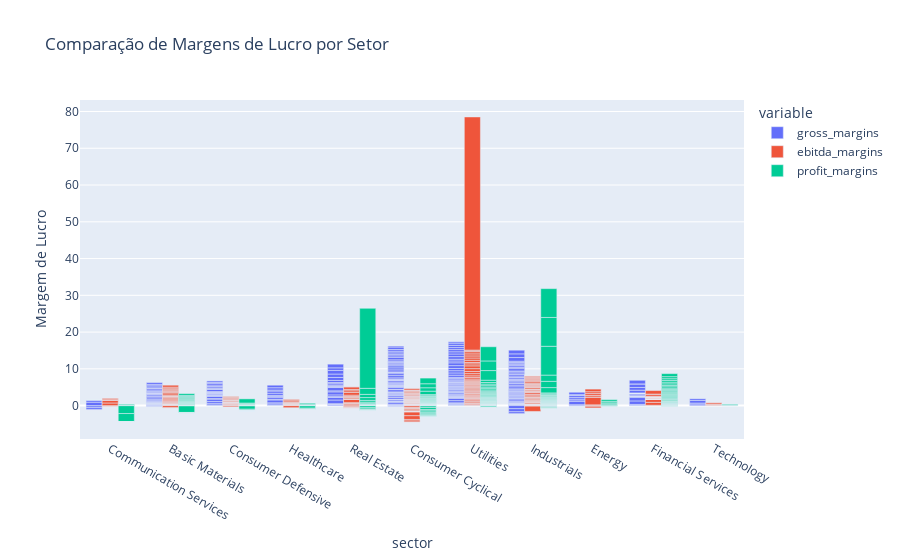

The notebook cell this image was saved under:
### Markdown cell above
#### Comparação de Margens de Lucro (Profit Margins)

### Code cell
df = df_fundamentals_book.sort_values(by=['profit_margins'], ascending=True)

fig = px.bar(df, x='sector', y=['gross_margins', 'ebitda_margins', 'profit_margins'],
             hover_name="long_name",
             title='Comparação de Margens de Lucro por Setor',
             labels={'value': 'Margem de Lucro'},
             barmode='group')
fig.show()

### Figure 1 — Plotly figure (JSON) as saved in the notebook; plotly's stock layout.template omitted (floating-point values rounded to 4 significant figures; data arrays with more than 128 entries replaced by an {"elided": "..."} marker saying what was removed)
{"data": [{"alignmentgroup": "True", "hovertemplate": "<b>%{hovertext}</b><br><br>variable=gross_margins<br>sector=%{x}<br>Margem de Lucro=%{y}<extra></extra>", "hovertext": {"elided": "291 str values"}, "legendgroup": "gross_margins", "marker": {"color": "#636efa", "pattern": {"shape": ""}}, "name": "gross_margins", "offsetgroup": "gross_margins", "orientation": "v", "showlegend": true, "textposition": "auto", "type": "bar", "x": {"elided": "291 str values"}, "xaxis": "x", "y": {"elided": "291 float values"}, "yaxis": "y"}, {"alignmentgroup": "True", "hovertemplate": "<b>%{hovertext}</b><br><br>variable=ebitda_margins<br>sector=%{x}<br>Margem de Lucro=%{y}<extra></extra>", "hovertext": {"elided": "291 str values"}, "legendgroup": "ebitda_margins", "marker": {"color": "#EF553B", "pattern": {"shape": ""}}, "name": "ebitda_margins", "offsetgroup": "ebitda_margins", "orientation": "v", "showlegend": true, "textposition": "auto", "type": "bar", "x": {"elided": "291 str values"}, "xaxis": "x", "y": {"elided": "291 float values"}, "yaxis": "y"}, {"alignmentgroup": "True", "hovertemplate": "<b>%{hovertext}</b><br><br>variable=profit_margins<br>sector=%{x}<br>Margem de Lucro=%{y}<extra></extra>", "hovertext": {"elided": "291 str values"}, "legendgroup": "profit_margins", "marker": {"color": "#00cc96", "pattern": {"shape": ""}}, "name": "profit_margins", "offsetgroup": "profit_margins", "orientation": "v", "showlegend": true, "textposition": "auto", "type": "bar", "x": {"elided": "291 str values"}, "xaxis": "x", "y": {"elided": "291 float values"}, "yaxis": "y"}], "layout": {"barmode": "group", "legend": {"title": {"text": "variable"}, "tracegroupgap": 0}, "title": {"text": "Comparação de Margens de Lucro por Setor"}, "xaxis": {"anchor": "y", "domain": [0, 1], "title": {"text": "sector"}}, "yaxis": {"anchor": "x", "domain": [0, 1], "title": {"text": "Margem de Lucro"}}}}
